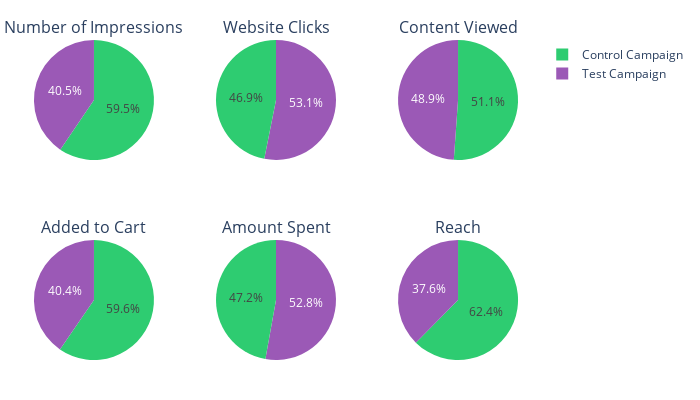

Here is the notebook cell this chart was saved with:
### Markdown cell above
What are the disparities between both campaigns?

### Code cell
import plotly.graph_objects as go
from plotly.subplots import make_subplots

# Define colors
green_color = "#2ecc71"
purple_color = "#9b59b6"


specs = [[{'type':'domain'}, {'type':'domain'}, {'type':'domain'}], 
         [{'type':'domain'}, {'type':'domain'}, {'type':'domain'}]]

fig = make_subplots(rows=2, cols=3, specs=specs, subplot_titles=['Number of Impressions', 'Website Clicks', "Content Viewed",
                                                                 "Added to Cart", "Amount Spent", "Reach"])

# Data values
labels = ["Control Campaign", "Test Campaign"]
values = [sum(control_data["Number of Impressions"]), sum(test_data["Number of Impressions"])]
values1 = [sum(control_data["Website Clicks"]), sum(test_data["Website Clicks"])]
values2 = [sum(control_data["Content Viewed"]), sum(test_data["Content Viewed"])]
values3 = [sum(control_data["Added to Cart"]), sum(test_data["Added to Cart"])]
values4 = [sum(control_data["Amount Spent"]), sum(test_data["Amount Spent"])]
values5 = [sum(control_data["Reach"]), sum(test_data["Reach"])]

# Add pie charts
fig.add_trace(go.Pie(labels=labels, values=values, marker=dict(colors=[green_color, purple_color])),
              1, 1)
fig.add_trace(go.Pie(labels=labels, values=values1, marker=dict(colors=[green_color, purple_color])),
              1, 2)
fig.add_trace(go.Pie(labels=labels, values=values2, marker=dict(colors=[green_color, purple_color])),
              1, 3)
fig.add_trace(go.Pie(labels=labels, values=values3, marker=dict(colors=[green_color, purple_color])),
              2, 1)
fig.add_trace(go.Pie(labels=labels, values=values4, marker=dict(colors=[green_color, purple_color])),
              2, 2)
fig.add_trace(go.Pie(labels=labels, values=values5, marker=dict(colors=[green_color, purple_color])),
              2, 3)

# Update layout
fig.update_layout(showlegend=True, width=700, height=400, title_x=0.5,
                  margin=dict(l=20, r=20, t=40, b=40))
fig.show()

### Figure 1 — Plotly figure (JSON) as saved in the notebook; plotly's stock layout.template omitted (floating-point values rounded to 4 significant figures)
{"data": [{"domain": {"x": [0, 0.2889], "y": [0.625, 1]}, "labels": ["Control Campaign", "Test Campaign"], "marker": {"colors": ["#2ecc71", "#9b59b6"]}, "type": "pie", "values": [3287000.0, 2237544]}, {"domain": {"x": [0.3556, 0.6444], "y": [0.625, 1]}, "labels": ["Control Campaign", "Test Campaign"], "marker": {"colors": ["#2ecc71", "#9b59b6"]}, "type": "pie", "values": [159600.0, 180970]}, {"domain": {"x": [0.7111, 1], "y": [0.625, 1]}, "labels": ["Control Campaign", "Test Campaign"], "marker": {"colors": ["#2ecc71", "#9b59b6"]}, "type": "pie", "values": [58310.0, 55740]}, {"domain": {"x": [0, 0.2889], "y": [0, 0.375]}, "labels": ["Control Campaign", "Test Campaign"], "marker": {"colors": ["#2ecc71", "#9b59b6"]}, "type": "pie", "values": [39000, 26446]}, {"domain": {"x": [0.3556, 0.6444], "y": [0, 0.375]}, "labels": ["Control Campaign", "Test Campaign"], "marker": {"colors": ["#2ecc71", "#9b59b6"]}, "type": "pie", "values": [68653, 76892]}, {"domain": {"x": [0.7111, 1], "y": [0, 0.375]}, "labels": ["Control Campaign", "Test Campaign"], "marker": {"colors": ["#2ecc71", "#9b59b6"]}, "type": "pie", "values": [2665000.0, 1604747]}], "layout": {"annotations": [{"font": {"size": 16}, "showarrow": false, "text": "Number of Impressions", "x": 0.1444, "xanchor": "center", "xref": "paper", "y": 1, "yanchor": "bottom", "yref": "paper"}, {"font": {"size": 16}, "showarrow": false, "text": "Website Clicks", "x": 0.5, "xanchor": "center", "xref": "paper", "y": 1, "yanchor": "bottom", "yref": "paper"}, {"font": {"size": 16}, "showarrow": false, "text": "Content Viewed", "x": 0.8556, "xanchor": "center", "xref": "paper", "y": 1, "yanchor": "bottom", "yref": "paper"}, {"font": {"size": 16}, "showarrow": false, "text": "Added to Cart", "x": 0.1444, "xanchor": "center", "xref": "paper", "y": 0.375, "yanchor": "bottom", "yref": "paper"}, {"font": {"size": 16}, "showarrow": false, "text": "Amount Spent", "x": 0.5, "xanchor": "center", "xref": "paper", "y": 0.375, "yanchor": "bottom", "yref": "paper"}, {"font": {"size": 16}, "showarrow": false, "text": "Reach", "x": 0.8556, "xanchor": "center", "xref": "paper", "y": 0.375, "yanchor": "bottom", "yref": "paper"}], "height": 400, "margin": {"b": 40, "l": 20, "r": 20, "t": 40}, "showlegend": true, "title": {"x": 0.5}, "width": 700}}
